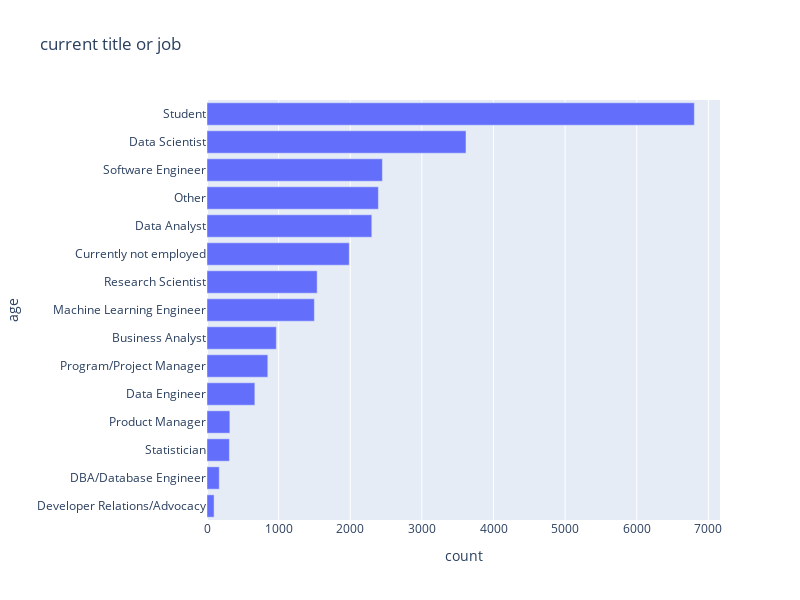

Write notebook code for a chart like this one.
### Code cell
##1 job  title for respomdents in survey

ds = Q['Q5'].value_counts().reset_index()
ds.columns = ['age', 'count']
ds = ds.sort_values(['count'])
fig = px.bar(ds, x='count',  y="age",  orientation='h',title='current title or job', width=800,
    height=600)
fig.show()

### Figure 1 — Plotly figure (JSON) as saved in the notebook; plotly's stock layout.template omitted (floating-point values rounded to 4 significant figures)
{"data": [{"alignmentgroup": "True", "hovertemplate": "count=%{x}<br>age=%{y}<extra></extra>", "legendgroup": "", "marker": {"color": "#636efa", "pattern": {"shape": ""}}, "name": "", "offsetgroup": "", "orientation": "h", "showlegend": false, "textposition": "auto", "type": "bar", "x": [99, 171, 313, 319, 668, 849, 968, 1499, 1538, 1986, 2301, 2393, 2449, 3616, 6804], "xaxis": "x", "y": ["Developer Relations/Advocacy", "DBA/Database Engineer", "Statistician", "Product Manager", "Data Engineer", "Program/Project Manager", "Business Analyst", "Machine Learning Engineer", "Research Scientist", "Currently not employed", "Data Analyst", "Other", "Software Engineer", "Data Scientist", "Student"], "yaxis": "y"}], "layout": {"barmode": "relative", "height": 600, "legend": {"tracegroupgap": 0}, "title": {"text": "current title or job"}, "width": 800, "xaxis": {"anchor": "y", "domain": [0, 1], "title": {"text": "count"}}, "yaxis": {"anchor": "x", "domain": [0, 1], "title": {"text": "age"}}}}
